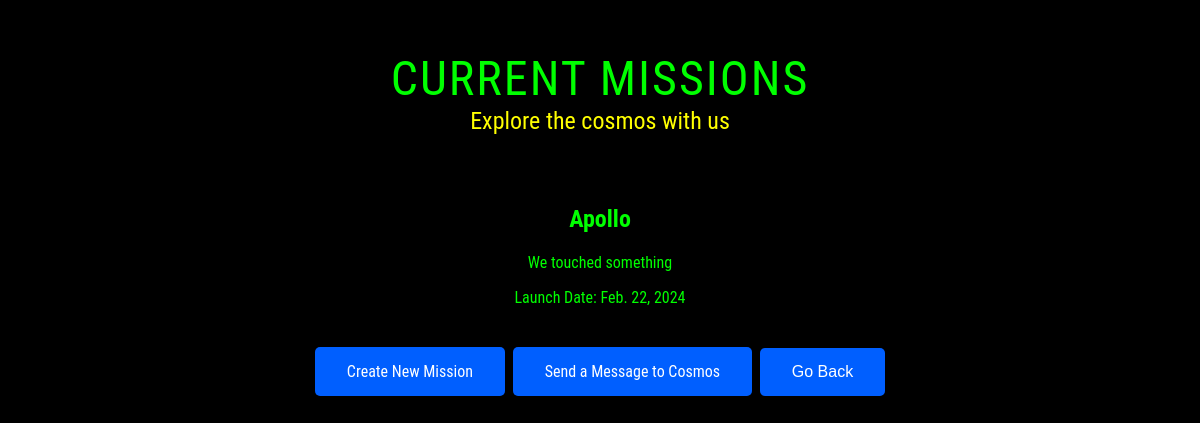
Before: /missions/ with the older database file.
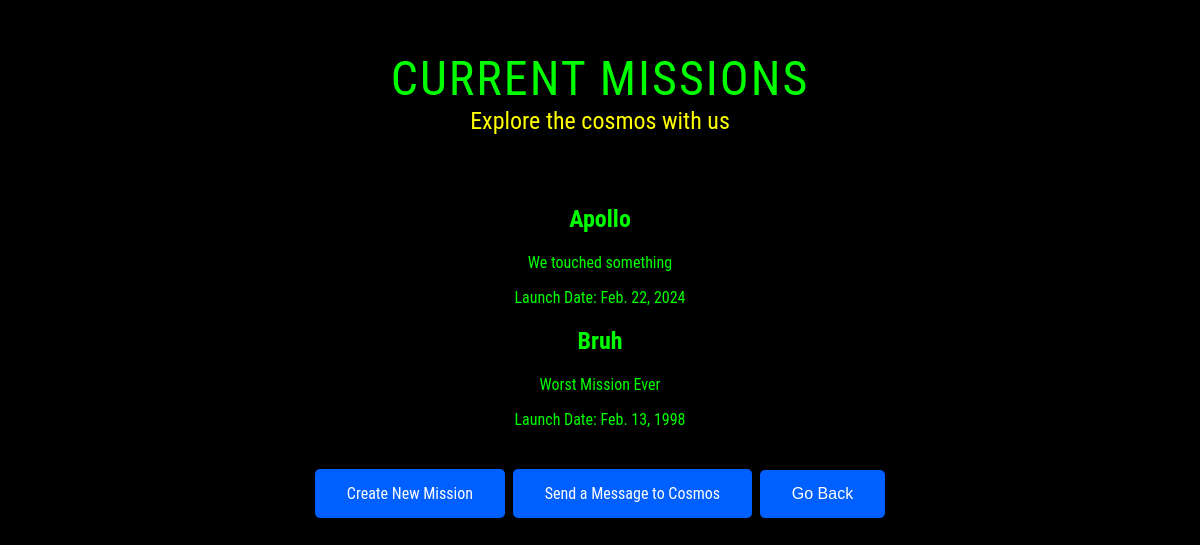
After: the same page with the newer database file.
### missions/models.py (models this page shows, shortened)
class Missions(models.Model):
    name = models.CharField(max_length = 100)
    description = models.TextField()
    launch_date = models.DateField()

### missions/views.py (the view)
# urls.py: path('', views.view_missions , name='missions_page'),
def view_missions(request):
    missions = Missions.objects.all()
    return render(request, 'missions.html', {'missions': missions})

### missions/templates/missions.html (shortened to what this page needs)
<!DOCTYPE html>
<html lang="en">
<head>
</head>
<body>
{% block content %}
<div class="container">
    <div class="title">Current Missions</div>
    <div class="subtitle">Explore the cosmos with us</div>
    <div class="content">
        {% for mission in missions %}
        <div class="mission">
            <h2>{{ mission.name }}</h2>
            <p>{{ mission.description }}</p>
            <p>Launch Date: {{ mission.launch_date }}</p>
        </div>
        {% endfor %}
    </div>
    <a href="{% url 'new_mission' %}" class="futuristic-btn">Create New Mission</a>
    <a href="{% url 'message_form' %}" class="futuristic-btn">Send a Message to Cosmos</a>
    <button onclick="window.history.back();" class="futuristic-btn">Go Back</button>
</div>
{% endblock %}
</body>
</html>

### missions/templates/missions.html (style rules this page uses)
body { background-color: #000; color: #0f0; font-family: 'Roboto Condensed', 'Roboto', sans-serif; text-align: center; }
.container { margin-top: 50px; }
.title { font-size: 3em; text-transform: uppercase; letter-spacing: 2px; }
.subtitle { color: #ff0; font-size: 1.5em; }
.content { margin-top: 30px; padding: 20px; }
.futuristic-btn { background-color: #005fff; border: none; color: white; padding: 15px 32px; text-align: center; text-decoration: none; display: inline-block; font-size: 16px; margin: 4px 2px; cursor: pointer; border-radius: 5px; transition: background-color 0.3s ease-in-out; }

Changed rows visible on the page:
added Missions: name "Bruh", description "Worst Mission Ever", launch_date "Feb. 13, 1998"
